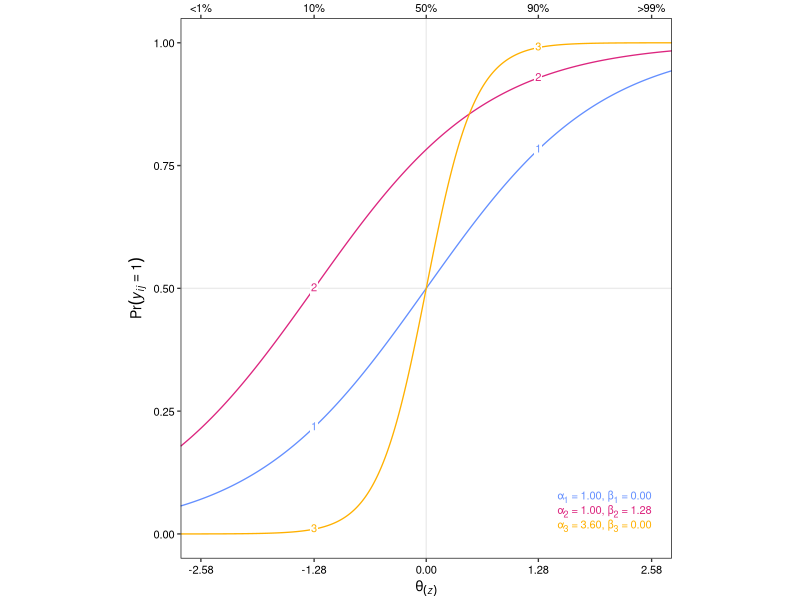

This figure's R source: (Note: this script raises an error after producing the figure.)
rm(list = ls())

# Notes -------------------------------------------------------------------


# Library -----------------------------------------------------------------

  # Install packages
  # install.packages("tidyverse")
  # install.packages("ggtext")
  
  # Load packages
  library(tidyverse)
  library(ggtext)


# Functions ---------------------------------------------------------------

  # Link function
  inv_logit <- function(x) exp(x) / ( 1 + exp(x) )
  
  # IRT equation
  irt <- function(theta, alpha, beta) {
    inv_logit(alpha*(theta + beta))
  }
  irt <- Vectorize(irt)
  

# Visualize ---------------------------------------------------------------
  
  # Make figure
  ggplot() +
    geom_vline(xintercept = 0.0, colour = "grey92", size = 0.455) +
    geom_hline(yintercept = 0.5, colour = "grey92", size = 0.455) +
    stat_function(
      aes(colour = "Action 1"),
      fun = irt, 
      args = list(
        alpha = 1.00,
        beta  = 0.00
      ),
      n = 10001, size = 0.455
    ) +
    stat_function(
      aes(colour = "Action 2"),
      fun = irt, 
      args = list(
        alpha = 1.00,
        beta  = qnorm(0.9)
      ),
      n = 10001, size = 0.455
    ) +
    stat_function(
      aes(colour = "Action 3"),
      fun = irt, 
      args = list(
        alpha = 3.60,
        beta  = 0.00
      ),
      n = 10001, size = 0.455
    ) +
    annotate(
      geom = "rich_text",
      x = c(rep(qnorm(0.1), 3), rep(qnorm(0.9), 3)),
      y = c(
        irt(qnorm(0.1), 1.00, 0.00),
        irt(qnorm(0.1), 1.00, qnorm(0.9)),
        irt(qnorm(0.1), 3.60, 0.00),
        irt(qnorm(0.9), 1.00, 0.00),
        irt(qnorm(0.9), 1.00, qnorm(0.9)),
        irt(qnorm(0.9), 3.60, 0.00)
      ),
      label = rep(1:3, 2),
      colour = rep(c("#648FFF", "#DC267F", "#FFB000"), 2),
      label.colour = NA,
      label.padding = unit(0.05, "lines"),
      label.r = unit(0.05, "lines"),
      size = 8/.pt
    ) + 
    annotate(
      geom = "rich_text",
      x = qnorm(0.995), y = 0,
      label = "<span style='color:#648FFF'>&alpha;<sub>1</sub> = 1.00, &beta;<sub>1</sub> = 0.00</span><br><span style='color:#DC267F'>&alpha;<sub>2</sub> = 1.00, &beta;<sub>2</sub> = 1.28</span><br><span style='color:#FFB000'>&alpha;<sub>3</sub> = 3.60, &beta;<sub>3</sub> = 0.00</span>",
      vjust = 0, hjust = 1,
      label.colour = NA,
      label.padding = unit(0, "lines"),
      size = 8/.pt
    ) +
    scale_x_continuous(
      limits = qnorm(c(0.0025, 0.9975)),
      breaks = qnorm(c(0.005, 0.1, 0.5, 0.9, 0.995)),
      minor_breaks = NULL,
      labels = scales::number(qnorm(c(0.005, 0.1, 0.5, 0.9, 0.995)), accuracy = 0.01),
      sec.axis = dup_axis(
        name = NULL,
        breaks = qnorm(c(0.005, 0.1, 0.5, 0.9, 0.995)),
        labels = c("<1%", "10%", "50%", "90%", ">99%")
      ),
      expand = c(0, 0)
    ) +
    scale_y_continuous(
      minor_breaks = NULL
    ) +
    scale_colour_manual(
      values = c("#648FFF", "#DC267F", "#FFB000")
    ) +
    coord_fixed(dist(qnorm(c(0.0025, 0.9975)))/1) +
    theme_classic(base_size = 10) +
    theme(
      legend.position = "none",
      strip.background = element_blank(),
      axis.line = element_blank(),
      axis.text = element_text(colour = "black"),
      axis.title = element_text(size = 10, colour = "black"),
      panel.background = element_rect(colour = "black", fill = NA),
      panel.ontop = TRUE,
      plot.margin = margin(0, 0, 0, 0)
    ) +
    labs(
      x = expression(theta[(italic(z))]),
      y = expression(Pr(italic(y[ij])==1)),
      colour = NULL
    )
  

# Export ------------------------------------------------------------------

  # Export as .png
  ggsave(
    "Scale Development/figures/figure-1.png",
    width = (6.5 - 18/72.27)/2, height = (6.5 - 18/72.27)/2, units = "in", 
    dpi = 600
  )
  
  # Export as .pdf
  ggsave(
    "Scale Development/figures/figure-1.pdf",
    width = (6.5 - 18/72.27)/2, height = (6.5 - 18/72.27)/2, units = "in"
  )
  